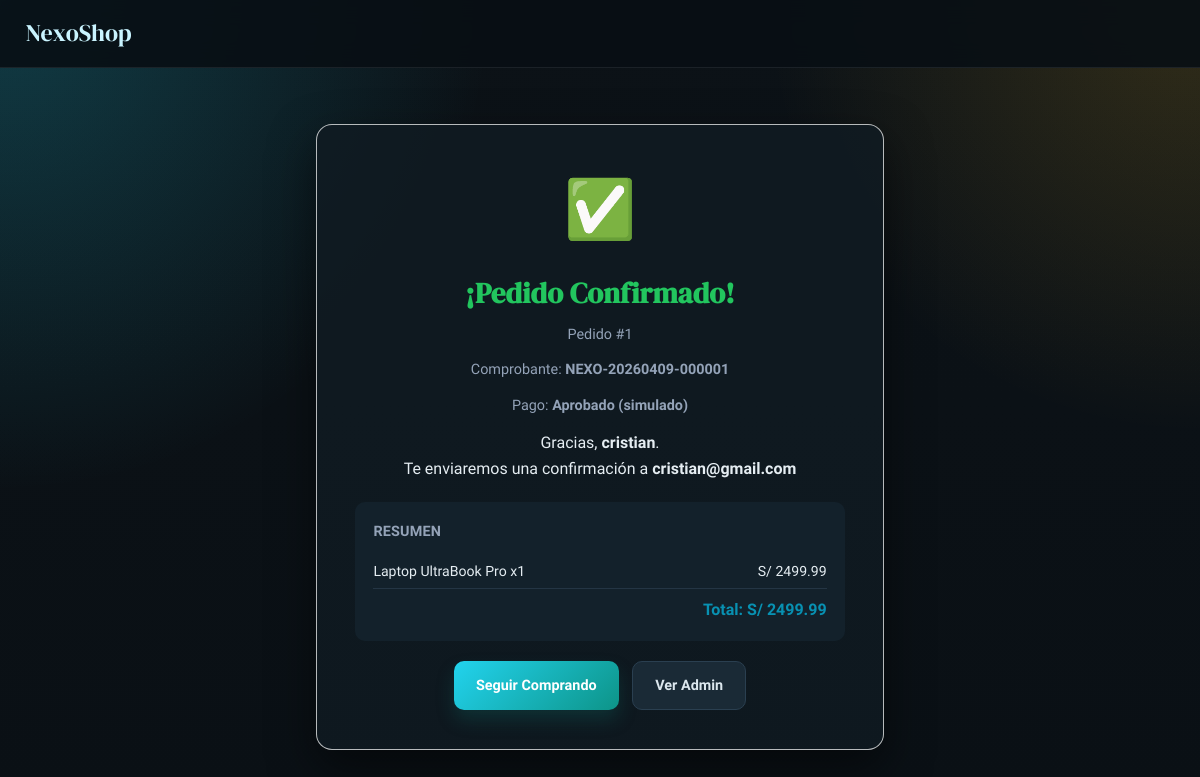
Screenshot of /store/order/1 with the database file from the repository.
### models.py (models this page shows, shortened)
class Order(db.Model):
    __tablename__ = 'orders'
    id = db.Column(db.Integer, primary_key=True)
    session_id = db.Column(db.String(100), nullable=False)
    items_json = db.Column(db.Text, nullable=False, default='[]')  # JSON list of {product_id, qty, price}
    total = db.Column(db.Float, default=0.0)
    customer_name = db.Column(db.String(200), default='')
    customer_email = db.Column(db.String(200), default='')
    customer_address = db.Column(db.Text, default='')
    status = db.Column(db.String(50), default='pending')  # pending, confirmed, shipped, cancelled
    created_at = db.Column(db.DateTime, default=datetime.utcnow)
    @property
    def items(self):
        return json.loads(self.items_json)

### app.py (the view)
@app.route('/store/order/<int:order_id>')
def store_order_success(order_id):
    order = Order.query.get_or_404(order_id)
    receipt_code = generate_receipt_code(order)
    return render_template('store/order_success.html', order=order, receipt_code=receipt_code)

### app.py (called while the page is built, shortened)
def current_admin_user():
    return session.get('admin_user', 'anonymous')

def current_admin_role():
    return session.get('admin_role', 'guest')

def ensure_csrf_token():
    token = session.get('csrf_token')
    if not token:
        token = secrets.token_hex(16)
        session['csrf_token'] = token
    return token

@app.context_processor
def inject_session_context():
    return {
        'csrf_token': ensure_csrf_token(),
        'admin_role': current_admin_role(),
        'admin_user': current_admin_user()
    }

@app.before_request
def enforce_admin_csrf():
    return None

@app.after_request
def set_security_headers(response):
    response.headers['X-Content-Type-Options'] = 'nosniff'
    response.headers['X-Frame-Options'] = 'SAMEORIGIN'
    response.headers['Referrer-Policy'] = 'strict-origin-when-cross-origin'
    response.headers['X-XSS-Protection'] = '1; mode=block'
    csp = "default-src 'self' https: data: 'unsafe-inline' 'unsafe-eval'"
    response.headers['Content-Security-Policy'] = csp
    return response

def generate_receipt_code(order):
    created_key = order.created_at.strftime('%Y%m%d') if order.created_at else datetime.utcnow().strftime('%Y%m%d')
    return f'NEXO-{created_key}-{order.id:06d}'

### templates/store/order_success.html (shortened to what this page needs)
<!DOCTYPE html>
<html lang="es">
<head>
    <link rel="stylesheet" href="{{ url_for('static', filename='css/style.css') }}">
</head>
<body class="store-page">
    <header class="store-header">
        <div class="header-inner">
            <a href="{{ url_for('store_home') }}" class="store-logo">NexoShop</a>
        </div>
    </header>
    <main class="success-page">
        <div class="success-container" id="order-success-container">
            <div class="success-icon">✅</div>
            <h1 id="order-success-title">¡Pedido Confirmado!</h1>
            <p class="order-id" id="order-id">Pedido #{{ order.id }}</p>
            <p class="order-id">Comprobante: <strong>{{ receipt_code }}</strong></p>
            <p class="order-id">Pago: <strong>Aprobado (simulado)</strong></p>
            <p>Gracias, <strong id="customer-name">{{ order.customer_name }}</strong>.</p>
            <p>Te enviaremos una confirmación a <strong id="customer-email">{{ order.customer_email }}</strong></p>
            <div class="order-summary" id="order-summary">
                <h2>Resumen</h2>
                {% for item in order.items %}
                <div class="order-item">
                    <span>{{ item.product_name }} x{{ item.qty }}</span>
                    <span>S/ {{ "%.2f"|format(item.price * item.qty) }}</span>
                </div>
                {% endfor %}
                <div class="order-total">
                    <strong>Total: S/ {{ "%.2f"|format(order.total) }}</strong>
                </div>
            </div>
            <div class="success-actions">
                <a href="{{ url_for('store_home') }}" class="btn btn-primary" id="btn-continue-shopping">
                    Seguir Comprando
                </a>
                <a href="{{ url_for('admin_inventory') }}" class="btn btn-secondary" id="btn-go-admin">
                    Ver Admin
                </a>
            </div>
        </div>
    </main>
</body>
</html>

### static/css/style.css (style rules this page uses)
:root { --primary: #22d3ee; --primary-dark: #0891b2; --primary-soft: #103844; --success: #22c55e; --danger: #ef4444; --warning: #f59e0b; --accent: #fbbf24; --text: #e5edf2; --text-muted: #94a3b8; --bg: #0c1217; --bg-deep: #0f1a21; --card-bg: rgba(17, 27, 35, 0.82); --border: #243544; --sidebar-bg: #0b1218; --sidebar-text: #b8c9d6; --shadow: 0 10px 30px rgba(0, 0, 0, 0.35); --shadow-lg: 0 18px 45px rgba(0, 0, 0, 0.5); --radius: 16px; --radius-sm: 10px; }
* { box-sizing: border-box; margin: 0; padding: 0; }
body { font-family: 'Plus Jakarta Sans', sans-serif; color: var(--text); line-height: 1.6; background: radial-gradient(circle at 0% 0%, rgba(34, 211, 238, 0.22), transparent 34%), radial-gradient(circle at 100% 0%, rgba(251, 191, 36, 0.16), transparent 30%), linear-gradient(180deg, #0c1217 0%, #0a1015 100%); }
h1, h2, h3 { font-family: 'DM Serif Display', serif; letter-spacing: 0.2px; }
.btn { display: inline-flex; align-items: center; justify-content: center; gap: .5rem; padding: .75rem 1.4rem; border-radius: var(--radius-sm); font-family: inherit; font-size: .9rem; font-weight: 700; cursor: pointer; border: none; transition: transform .2s, box-shadow .2s, background .2s; text-decoration: none; }
.btn-primary { background: linear-gradient(135deg, var(--primary), #0d9488); color: #fff; box-shadow: 0 10px 18px rgba(15, 118, 110, .25); }
.btn-secondary { background: #1a2a36; color: #dce7ee; border: 1px solid #2a3f50; }
.store-header { position: sticky; top: 0; z-index: 100; backdrop-filter: blur(12px); background: rgba(8, 15, 21, 0.9); border-bottom: 1px solid rgba(255,255,255,.08); }
.header-inner { display: flex; align-items: center; gap: 1.3rem; max-width: 1400px; margin: 0 auto; padding: .9rem 1.6rem; }
.store-logo { font-family: 'DM Serif Display', serif; font-size: 1.5rem; font-weight: 400; color: #c9f4ff; text-decoration: none; }
.success-page { max-width: 620px; margin: 3.5rem auto; padding: 0 1.6rem; text-align: center; }
.success-container { background: var(--card-bg); padding: 2.4rem; border-radius: var(--radius); box-shadow: var(--shadow-lg); border: 1px solid rgba(255,255,255,.7); }
.success-icon { font-size: 3.6rem; margin-bottom: .9rem; }
.success-container h1 { font-size: 1.8rem; color: var(--success); margin-bottom: .4rem; }
.order-id { color: var(--text-muted); font-size: .9rem; margin-bottom: .8rem; }
.order-summary { text-align: left; background: #13212b; padding: 1.15rem; border-radius: var(--radius-sm); margin: 1.3rem 0; }
.order-summary h2 { font-size: .9rem; font-weight: 700; text-transform: uppercase; color: var(--text-muted); margin-bottom: .7rem; font-family: 'Plus Jakarta Sans', sans-serif; }
.order-item { display: flex; justify-content: space-between; padding: .35rem 0; font-size: .88rem; }
.order-total { display: flex; justify-content: flex-end; padding-top: .45rem; font-size: 1rem; font-weight: 800; color: var(--primary-dark); border-top: 1px solid var(--border); }
.success-actions { display: flex; gap: .8rem; justify-content: center; flex-wrap: wrap; }

### rows the page displays
Order: id "1", customer_name "cristian", customer_email "cristian@gmail.com", total "2499.99"

### other values shown
{{ receipt_code }} "NEXO-20260409-000001"
{{ item.product_name }} "Laptop UltraBook Pro"
{{ item.qty }} "1"
{{ "%.2f"|format(item.price * item.qty) }} "2499.99"
